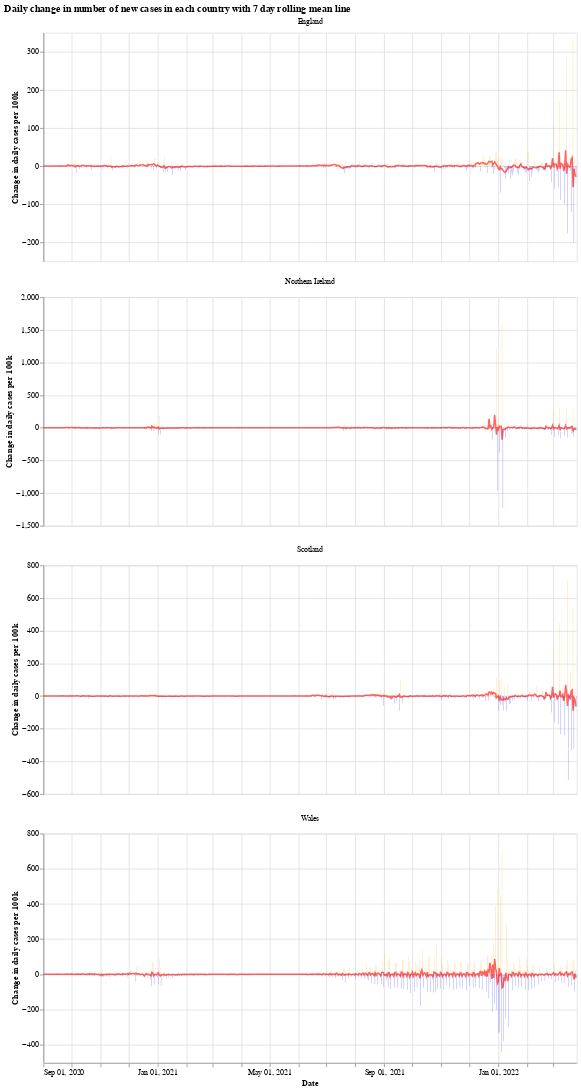

The notebook cell this image was saved under:
### Markdown cell above
We will use the Python library `Altair` for visualising the data, see the [altair docs](https://altair-viz.github.io/) for more information.

First we have a graph which shows the daily change in the number of new cases for each country. This number jumps up and down all over the place, which is likely due to delay in reporting of new cases over the weekend. Another interesting thing is that it looks like the daily cases in Wales experienced a much shorter period of calm over the summer (calm in the sense of daily cases not jumping up and down).

The orange bars are days when the number of new cases (per 100k population) was more than the previous day, while the blue are days when the number of new cases dropped. The red line is the 7 day moving average. 

When the moving average line is below 0, it means that there is a consistent drop in new cases. We can see this clearly happening around the times that lockdowns were introduced (though, to varying degrees). I will update the graphs soon with a marker of when each lockdown started.

### Code cell
# collapse
import altair as alt

bars = alt.Chart(uk_cases).mark_bar().encode(
    x=alt.X("yearmonthdate(date):T", axis=alt.Axis(title='Date')),
    y=alt.Y("casesChangeRate:Q", axis=alt.Axis(title='Change in daily cases per 100k')),
    tooltip='casesChange',
    color=alt.condition(
        alt.datum.casesChangeRate > 0,
        alt.value("orange"),  # The positive color
        alt.value("blue")  # The negative color
    )
).properties(title='Daily change in number of new cases with 7 day rolling mean',width=700).interactive()

line = alt.Chart(uk_cases).mark_line(
    color='red',
    size=2,
    opacity=0.6
).transform_window(
    rolling_mean='mean(casesChangeRate)',
    frame=[0, 7],
    groupby=['areaName']
).encode(
    x='yearmonthdate(date):T',
    y='rolling_mean:Q'
)

alt.layer(bars, line, data=uk_cases).facet(alt.Column(
    'areaName', title=''), columns=1).resolve_scale(y='independent').properties(title='Daily change in number of new cases in each country with 7 day rolling mean line')

### Figure 1 — Vega-Lite specification as saved in the notebook (floating-point values rounded to 4 significant figures; data arrays with more than 128 entries replaced by an {"elided": "..."} marker saying what was removed)
{"config": {"view": {"continuousWidth": 400, "continuousHeight": 300}}, "data": {"name": "data-858d343edbe4709fc40a23655fdfe80b"}, "facet": {"type": "nominal", "field": "areaName", "title": ""}, "spec": {"layer": [{"mark": "bar", "encoding": {"color": {"condition": {"value": "orange", "test": "(datum.casesChangeRate > 0)"}, "value": "blue"}, "tooltip": {"type": "quantitative", "field": "casesChange"}, "x": {"type": "temporal", "axis": {"title": "Date"}, "field": "date", "timeUnit": "yearmonthdate"}, "y": {"type": "quantitative", "axis": {"title": "Change in daily cases per 100k"}, "field": "casesChangeRate"}}, "selection": {"selector001": {"type": "interval", "bind": "scales", "encodings": ["x", "y"]}}, "title": "Daily change in number of new cases with 7 day rolling mean", "width": 700}, {"mark": {"type": "line", "color": "red", "opacity": 0.6, "size": 2}, "encoding": {"x": {"type": "temporal", "field": "date", "timeUnit": "yearmonthdate"}, "y": {"type": "quantitative", "field": "rolling_mean"}}, "transform": [{"window": [{"op": "mean", "field": "casesChangeRate", "as": "rolling_mean"}], "frame": [0, 7], "groupby": ["areaName"]}]}]}, "columns": 1, "resolve": {"scale": {"y": "independent"}}, "title": "Daily change in number of new cases in each country with 7 day rolling mean line", "$schema": "https://vega.github.io/schema/vega-lite/v4.8.1.json", "datasets": {"data-858d343edbe4709fc40a23655fdfe80b": {"elided": "2284 records"}}}
